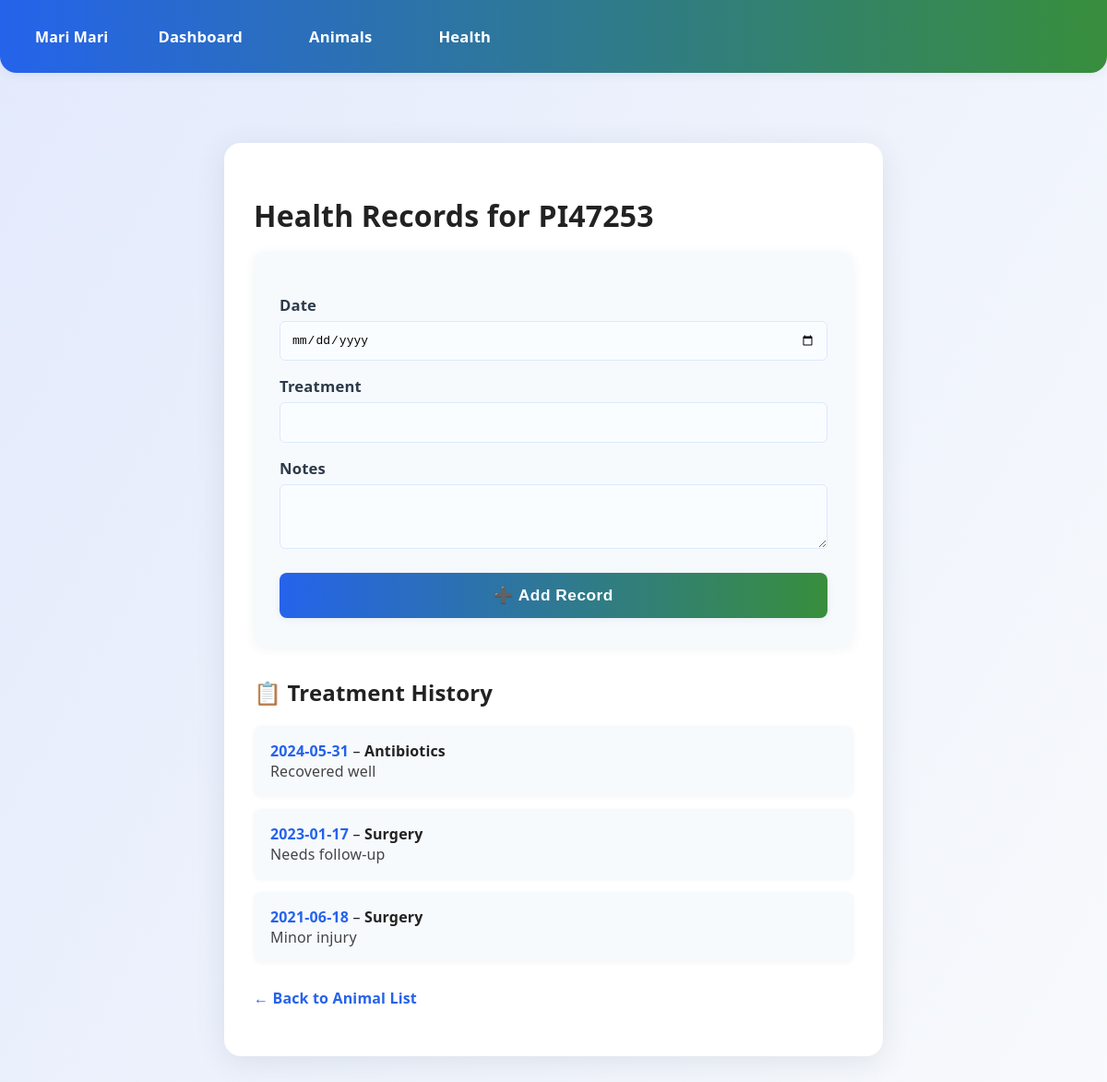
Screenshot of /animals/110/health with the database file from the repository.
### models/settings.py (models this page shows)
class AppSettings(db.Model):
    __tablename__ = "app_settings"
    id = db.Column(db.Integer, primary_key=True)
    farm_name = db.Column(db.String(128), default="My Farm")

### models/animal.py (models this page shows)
class Animal(db.Model):
    __tablename__ = 'animal'
    id = db.Column(db.Integer, primary_key=True)
    tag_number = db.Column(db.String(50), unique=True, nullable=False)
    species = db.Column(db.String(50))
    breed = db.Column(db.String(50))
    sex = db.Column(db.String(10))
    date_of_birth = db.Column(db.Date)
    status = db.Column(db.String(20))

### models/health_record.py (models this page shows)
class HealthRecord(db.Model):
    id = db.Column(db.Integer, primary_key=True)
    animal_id = db.Column(db.Integer, db.ForeignKey('animal.id'), nullable=False)
    date = db.Column(db.Date, default=datetime.utcnow)
    treatment = db.Column(db.String(100))
    notes = db.Column(db.Text)
    animal = db.relationship(Animal, backref='health_records')

### app.py (the view, shortened to what this page needs)
@app.route("/animals/<int:animal_id>/health", methods=["GET", "POST"])
def animal_health(animal_id):
    animal = Animal.query.get_or_404(animal_id)
    return render_template("animal_health.html", animal=animal, settings=get_settings())

### app.py (called while the page is built)
@app.before_request
def create_tables():
    try:
        if not AppSettings.query.first():
            default_settings = AppSettings(farm_name="My Farm")
            db.session.add(default_settings)
            db.session.commit()
        admin_user = User.query.filter_by(username="admin").first()
        if not admin_user:
            admin = User(username="admin", email="admin@example.com", role="admin")
            admin.set_password("pass123")
            db.session.add(admin)
            db.session.commit()
            print("[DEBUG] Admin user created with username 'admin' and password 'pass123'. Hash:", admin.password_hash)
        else:
            print(f"[DEBUG] Admin user already exists. Username: {admin_user.username}, Hash: {admin_user.password_hash}")
    except Exception as e:
        print(f"[DEBUG] Exception in create_tables: {e}")
        pass

@app.before_request
def load_logged_in_user():
    user_id = session.get("user_id")
    g.current_user = db.session.get(User,user_id) if user_id else None

def get_settings():
    try:
        return AppSettings.query.first()
    except Exception:
        return None

@app.context_processor
def inject_globals():
    return dict(settings=get_settings(), get_flashed_messages=get_flashed_messages)

### templates/animal_health.html (shortened to what this page needs)
{% extends "base.html" %}
{% block content %}
  <div class="container">
    <h1 style="margin-bottom: 18px;">Health Records for {{ animal.tag_number }}</h1>
    <form method="POST" class="form-card">
        <label>Date</label>
        <input name="date" type="date" required>
        <label>Treatment</label>
        <input name="treatment" required>
        <label>Notes</label>
        <textarea name="notes"></textarea>
        <button type="submit">➕ Add Record</button>
    </form>
    <h2 style="margin-top: 32px;">📋 Treatment History</h2>
    <ul style="list-style: none; padding: 0; margin: 0;">
        {% for record in animal.health_records %}
        <li style="background: #f7fafd; border-radius: 8px; margin-bottom: 14px; padding: 16px 18px; box-shadow: 0 1px 4px rgba(44,62,80,0.05);">
            <strong style="color:#2563eb;">{{ record.date }}</strong> – <span style="font-weight:600;">{{ record.treatment }}</span><br>
            <span style="color:#444;">{{ record.notes }}</span>
        </li>
        {% else %}
        <p>No health records yet.</p>
        {% endfor %}
    </ul>
    <p style="margin-top: 28px;"><a class="nav-link" href="/animals">← Back to Animal List</a></p>
  </div>
{% endblock %}

### templates/base.html (shortened to what this page needs)
<!DOCTYPE html>
<html>
<head>
  <link rel="stylesheet" href="/static/style.css">
</head>
<body>
  <div class="navbar">
    <div class="nav-left">
      <span style="font-weight:700; color:#fff; margin-right:18px;">
        {{ (settings.farm_name if settings is defined else "Farm Manager") }}
      </span>
      <a href="/dashboard">Dashboard</a>
      <a href="/animals">Animals</a>
      <a href="/health-records">Health</a>
    </div>
  </div>
  <div class="content">
    {% block content %}{% endblock %}
  </div>
</body>
</html>

### static/style.css (style rules this page uses)
body { min-height: 100vh; font-family: 'Segoe UI', 'Roboto', Arial, sans-serif; background: linear-gradient(120deg, #e3eafc 0%, #f8fafc 100%); margin: 0; padding: 0; color: #222; letter-spacing: 0.01em; }
.container { max-width: 650px; margin: 48px auto; padding: 36px 32px; background: #fff; box-shadow: 0 6px 32px rgba(44,62,80,0.10); border-radius: 18px; }
.form-card { display: flex; flex-direction: column; background: #f7fafd; border-radius: 12px; padding: 32px 28px; box-shadow: 0 2px 12px rgba(44,62,80,0.06); }
label { margin: 14px 0 6px; color: #2d3a4a; font-weight: 600; font-size: 1.04em; letter-spacing: 0.01em; }
input, select, textarea { padding: 12px; font-size: 1em; border: 1.5px solid #dbeafe; border-radius: 6px; background: #fafdff; margin-bottom: 2px; transition: border 0.2s; outline: none; box-sizing: border-box; }
textarea { min-height: 70px; resize: vertical; }
button { margin-top: 24px; padding: 14px 0; background: linear-gradient(90deg, #2563eb 0%, #388e3c 100%); color: white; font-weight: 700; font-size: 1.08em; border: none; border-radius: 8px; cursor: pointer; box-shadow: 0 2px 8px rgba(44,62,80,0.07); transition: background 0.2s, box-shadow 0.2s; letter-spacing: 0.03em; }
a.nav-link { color: #2563eb; text-decoration: none; font-weight: 600; transition: color 0.18s; }
.navbar { display: flex; justify-content: space-between; align-items: center; background: linear-gradient(90deg, #2563eb 0%, #388e3c 100%); padding: 18px 38px; border-radius: 0 0 18px 18px; box-shadow: 0 2px 12px rgba(44,62,80,0.07); }
.navbar a { color: #fff; text-decoration: none; font-weight: 700; margin: 0 14px; padding: 10px 22px; border-radius: 8px; transition: background 0.2s, color 0.2s; font-size: 1.04em; letter-spacing: 0.01em; }
.nav-left, .nav-right { display: flex; align-items: center; }
.content { padding: 28px 0; max-width: 900px; margin: 0 auto; }

### templates/base.html (style rules this page uses)
body { background: linear-gradient(120deg, #e3eafc 0%, #f8fafc 100%); min-height: 100vh; }
.content { max-width: 900px; margin: 0 auto; padding: 28px 0; }

### rows the page displays
AppSettings: farm_name "Mari Mari"
Animal: tag_number "PI47253"
HealthRecord: date "2024-05-31", treatment "Antibiotics", notes "Recovered well"
HealthRecord: date "2023-01-17", treatment "Surgery", notes "Needs follow-up"
HealthRecord: date "2021-06-18", treatment "Surgery", notes "Minor injury"
